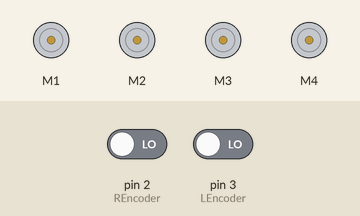
The sketch below on a simulated Arduino Uno, built with avr-gcc and run on an emulated ATmega328P. Shown: 4 × DC motor (green arrow = forward, orange = backward, longer = faster). The test bench sets the inputs (shaded band); at power-on: pin 2 (REncoder) LOW, pin 3 (LEncoder) LOW. What the sketch prints to the serial monitor is not drawn.

Above: at 0.1 s.
At 3.1 s:
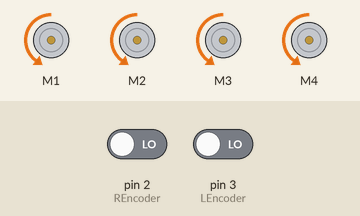
Timing chart, 0 to 4.6 s (numbered marks = the images above):
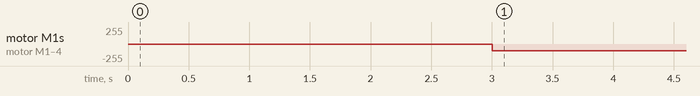

The sketch:

Shawver_Distance_w_Encoders.ino
```cpp
#include <Wire.h>
#include <Adafruit_MotorShield.h>

Adafruit_MotorShield AFMS = Adafruit_MotorShield();

Adafruit_DCMotor *M = AFMS.getMotor(1);
Adafruit_DCMotor *M2 = AFMS.getMotor(2);
Adafruit_DCMotor *M3 = AFMS.getMotor(3);
Adafruit_DCMotor *M4 = AFMS.getMotor(4);

int LEncoder = 3;
int REncoder = 2;
int currentLeft = 0;
int currentRight = 0;
int pastRight = 0;
int pastLeft = 0;
int LCount = 0;
int RCount = 0;
int drive = 0;
;

void setup() {
AFMS.begin();
Serial.begin(9600);
pinMode(LEncoder, INPUT);
pinMode(REncoder, INPUT);

delay(3000);

LCount = 0;
RCount = 0;

while (LCount <= 40 && RCount <= 40){

  M->run(BACKWARD);
  M2->run(BACKWARD);
  M3->run(BACKWARD);
  M4->run(BACKWARD);

  M->setSpeed(100);
  M2->setSpeed(100);
  M3->setSpeed(100);
  M4->setSpeed(100);


  currentLeft = digitalRead(LEncoder);
  currentRight = digitalRead(REncoder);

  if (pastLeft == 0 && currentLeft == 1){
    pastLeft = 1; // was previously pastRight
    LCount = LCount+1;
  }

  else if (pastRight == 0 && currentRight == 1){
    pastRight = 1;
    RCount = RCount+1;
  }

  else if (pastLeft == 1 && currentLeft == 0){
    pastLeft = 0;
  }

  else if (pastLeft == 1 && currentLeft == 0){
    pastLeft = 0;
  }

  Serial.print("Left");
  Serial.print(":");
  Serial.print(LCount);
  Serial.print("   ");
  Serial.print("Right");
  Serial.print(":");
  Serial.println(RCount);
}

M->setSpeed(0);
M2->setSpeed(0);
M3->setSpeed(0);
M4->setSpeed(0);

}

void loop() {


}
```

Measured:
- by itself, motor M1–4: stopped → backward 100/255 at 3.0 s
